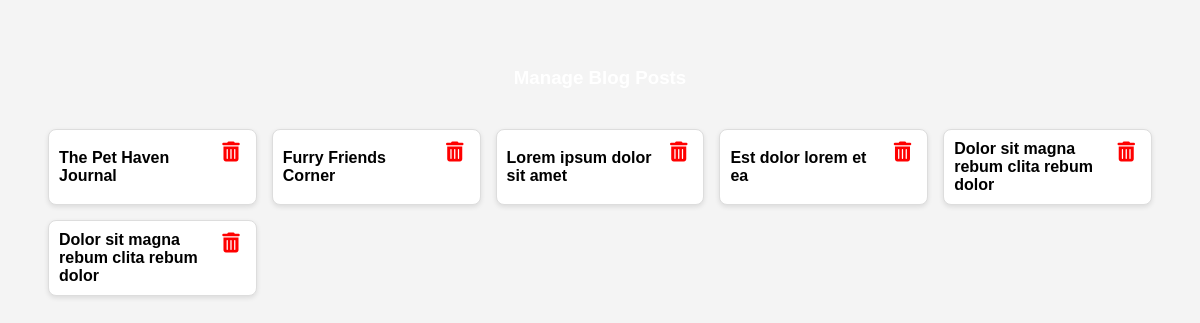
The page /admin/maintenance/manage_blog.php on the database its author committed.
### tables this page shows
CREATE TABLE `blogs` (
  `id` int(11) NOT NULL,
  `title` varchar(255) NOT NULL,
  `description` text NOT NULL,
  `image_url` varchar(255) DEFAULT NULL,
  `link` varchar(255) DEFAULT NULL,
  `created_at` timestamp NOT NULL DEFAULT current_timestamp(),
  `updated_at` timestamp NOT NULL DEFAULT current_timestamp() ON UPDATE current_timestamp()
);

### admin/maintenance/manage_blog.php (the view, shortened to what this page needs)
<?php
include 'db.php';
$sql = "SELECT * FROM blogs";
$result = $conn->query($sql);
?>
<!DOCTYPE html>
<html lang="en">
<head>
    <link rel="stylesheet" href="https://cdnjs.cloudflare.com/ajax/libs/font-awesome/6.0.0-beta3/css/all.min.css">
</head>
<body>
<h3>Manage Blog Posts</h3>
<div class="blog-posts">
    <?php
    if ($result->num_rows > 0) {
        while ($row = $result->fetch_assoc()) {
            echo "<div class='blog-post'>";
            echo "<h2>" . $row['title'] . "</h2>";
            echo "<form method='POST' style='display:inline;'>";
            echo "<button type='submit' class='delete-btn'><i class='fas fa-trash-alt'></i></button>";
            echo "</form>";
            echo "</div>";
        }
    } else {
        echo "<p class='no-posts-message'>No blog posts found.</p>";
    }
    ?>
</div>
</body>
</html>

### admin/maintenance/manage_blog.php (style rules this page uses)
body { font-family: Arial, sans-serif; background-color: #f4f4f4; padding: 20px; }
h3 { text-align: center; color: white; padding:20px; }
.blog-posts { display: grid; grid-template-columns: repeat(auto-fill, minmax(200px, 1fr)); gap: 15px; margin-top: 20px; padding: 0 20px; }
.blog-post { padding: 10px; border: 1px solid #ddd; background-color: #fff; border-radius: 8px; box-shadow: 0 2px 5px rgba(0, 0, 0, 0.1); position: relative; display: flex; justify-content: space-between; align-items: center; }
.blog-post h2 { font-size: 16px; margin: 0; padding-right: 30px; }
.delete-btn { position: absolute; top: 10px; right: 10px; background: none; border: none; color: red; font-size: 20px; cursor: pointer; }

### rows shown on the page
blogs: title "The Pet Haven Journal"
blogs: title "Furry Friends Corner"
blogs: title "Lorem ipsum dolor sit amet"
blogs: title "Est dolor lorem et ea"
blogs: title "Dolor sit magna rebum clita rebum dolor"
blogs: title "Dolor sit magna rebum clita rebum dolor"
